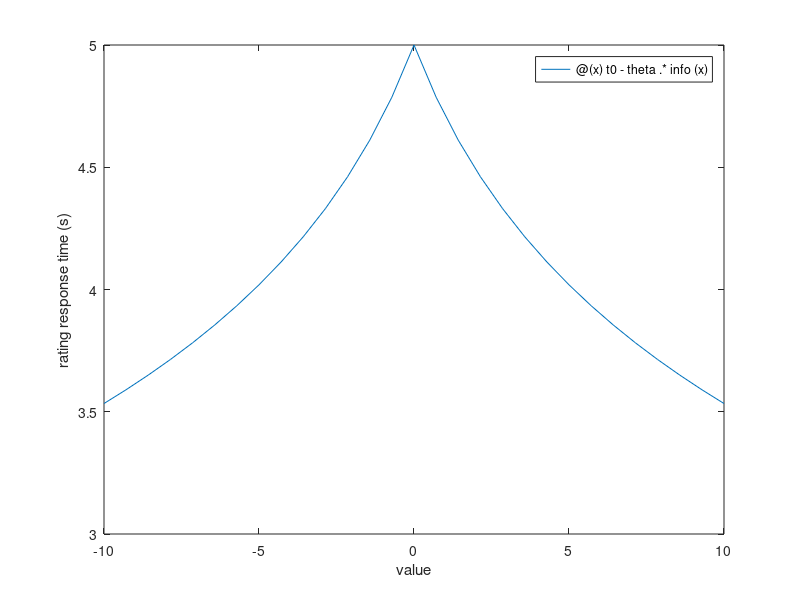

The MATLAB script that drew this image:


t0=5;
theta=1;
noise=3;

info = @(x) log(1 + (abs(x)./noise));
rt = @(x) t0 - theta.*info(x);

bounds = [-10 10];

fplot(rt,bounds);
xlabel('value');
ylabel('rating response time (s)');
